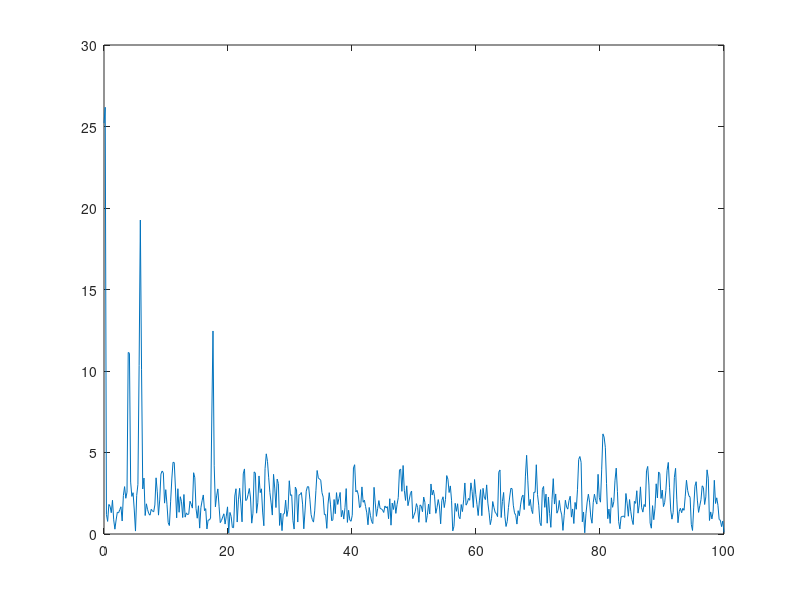

Recreate this plot in MATLAB.
%% Header
% Nolan Anderson
% CPE 381 Final Exam
% Final.m
% Plots the spectrum using a hanning function and input .mat file. 

%% Load and initialize
load('fintest.mat');

Fs = 200; %sampling frequency
NFFT = 1024; %NFFT
H = 1024; %Hanning window size
Window = transpose(hann(H));

%% Calculate and Plot
x = x .* Window;

out = fft(x, NFFT);
f = Fs*(0:(NFFT/2))/NFFT; % Half samp freq. 

sp2 = abs(out / NFFT);
sp1 = sp2(1:NFFT/2+1);
sp1(2:end-1) = 2*sp1(2:end-1);

plot(f,sp1)